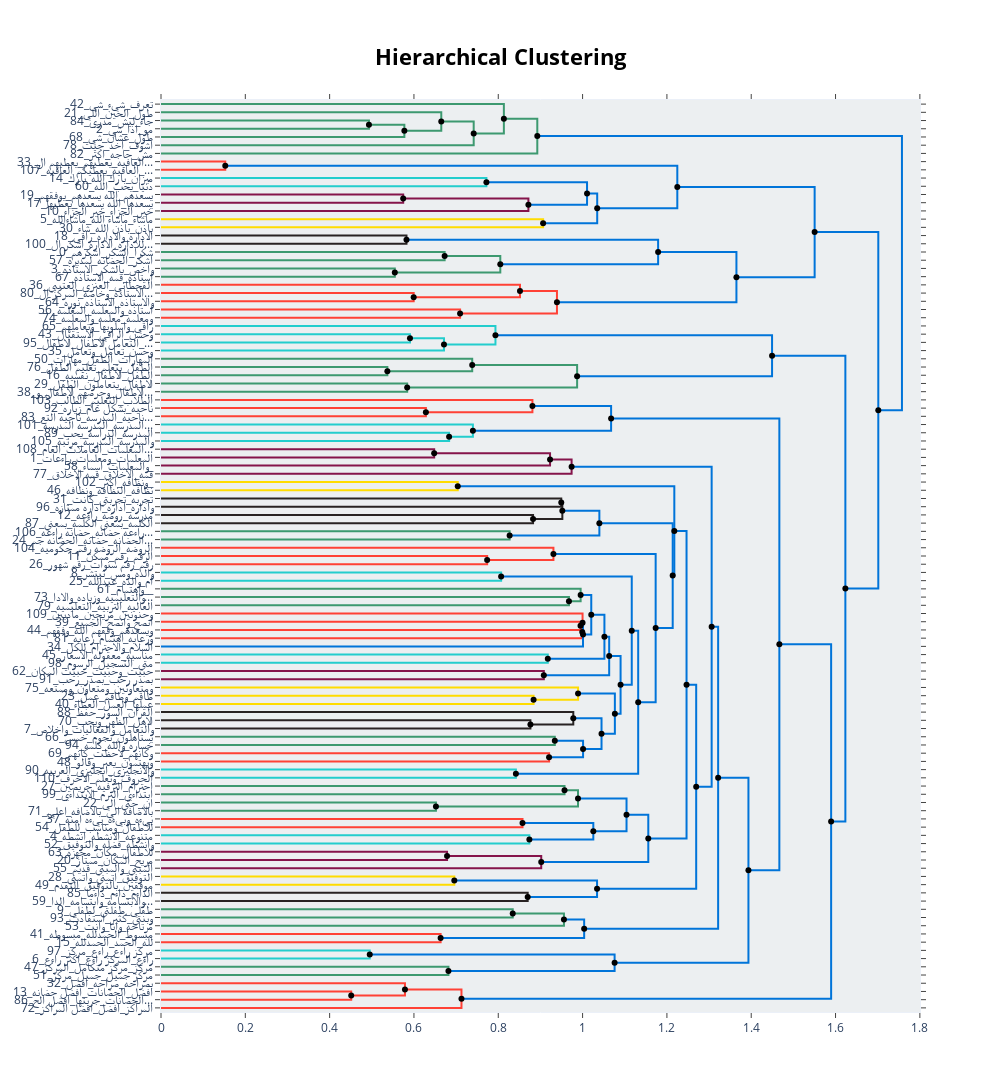

The notebook cell this image was saved under:
### Code cell
topic_model.visualize_hierarchy(
    hierarchical_topics=hierarchical_topics
)
